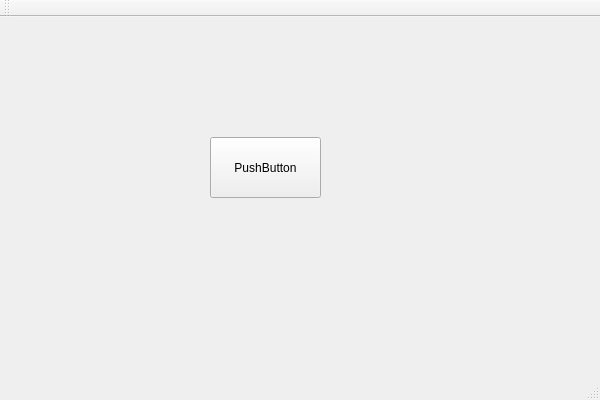
<?xml version="1.0" encoding="UTF-8"?>
<ui version="4.0">
 <class>KMainWindowClass</class>
 <widget class="QMainWindow" name="KMainWindowClass">
  <property name="geometry">
   <rect>
    <x>0</x>
    <y>0</y>
    <width>600</width>
    <height>400</height>
   </rect>
  </property>
  <property name="windowTitle">
   <string>KMainWindow</string>
  </property>
  <widget class="QWidget" name="centralWidget">
   <widget class="QPushButton" name="pushButton">
    <property name="geometry">
     <rect>
      <x>210</x>
      <y>120</y>
      <width>111</width>
      <height>61</height>
     </rect>
    </property>
    <property name="text">
     <string>PushButton</string>
    </property>
   </widget>
  </widget>
  <widget class="QMenuBar" name="menuBar">
   <property name="geometry">
    <rect>
     <x>0</x>
     <y>0</y>
     <width>600</width>
     <height>23</height>
    </rect>
   </property>
  </widget>
  <widget class="QToolBar" name="mainToolBar">
   <attribute name="toolBarArea">
    <enum>TopToolBarArea</enum>
   </attribute>
   <attribute name="toolBarBreak">
    <bool>false</bool>
   </attribute>
  </widget>
  <widget class="QStatusBar" name="statusBar"/>
 </widget>
 <layoutdefault spacing="6" margin="11"/>
 <resources>
  <include location="kmainwindow.qrc"/>
 </resources>
 <connections/>
</ui>
